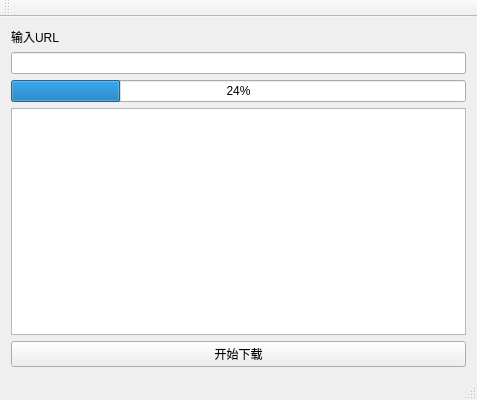
<?xml version="1.0" encoding="UTF-8"?>
<ui version="4.0">
 <class>QTestNetrorkClass</class>
 <widget class="QMainWindow" name="QTestNetrorkClass">
  <property name="geometry">
   <rect>
    <x>0</x>
    <y>0</y>
    <width>477</width>
    <height>400</height>
   </rect>
  </property>
  <property name="windowTitle">
   <string>QTestNetrork</string>
  </property>
  <widget class="QWidget" name="centralWidget">
   <layout class="QVBoxLayout" name="verticalLayout">
    <item>
     <widget class="QLabel" name="label">
      <property name="text">
       <string>输入URL</string>
      </property>
     </widget>
    </item>
    <item>
     <widget class="QLineEdit" name="lineEdit"/>
    </item>
    <item>
     <widget class="QProgressBar" name="progressBar">
      <property name="value">
       <number>24</number>
      </property>
     </widget>
    </item>
    <item>
     <widget class="QTextEdit" name="textEdit"/>
    </item>
    <item>
     <widget class="QPushButton" name="pushButton">
      <property name="text">
       <string>开始下载</string>
      </property>
     </widget>
    </item>
   </layout>
  </widget>
  <widget class="QMenuBar" name="menuBar">
   <property name="geometry">
    <rect>
     <x>0</x>
     <y>0</y>
     <width>477</width>
     <height>23</height>
    </rect>
   </property>
  </widget>
  <widget class="QToolBar" name="mainToolBar">
   <attribute name="toolBarArea">
    <enum>TopToolBarArea</enum>
   </attribute>
   <attribute name="toolBarBreak">
    <bool>false</bool>
   </attribute>
  </widget>
  <widget class="QStatusBar" name="statusBar"/>
 </widget>
 <layoutdefault spacing="6" margin="11"/>
 <resources>
  <include location="qtestnetrork.qrc"/>
 </resources>
 <connections/>
</ui>
